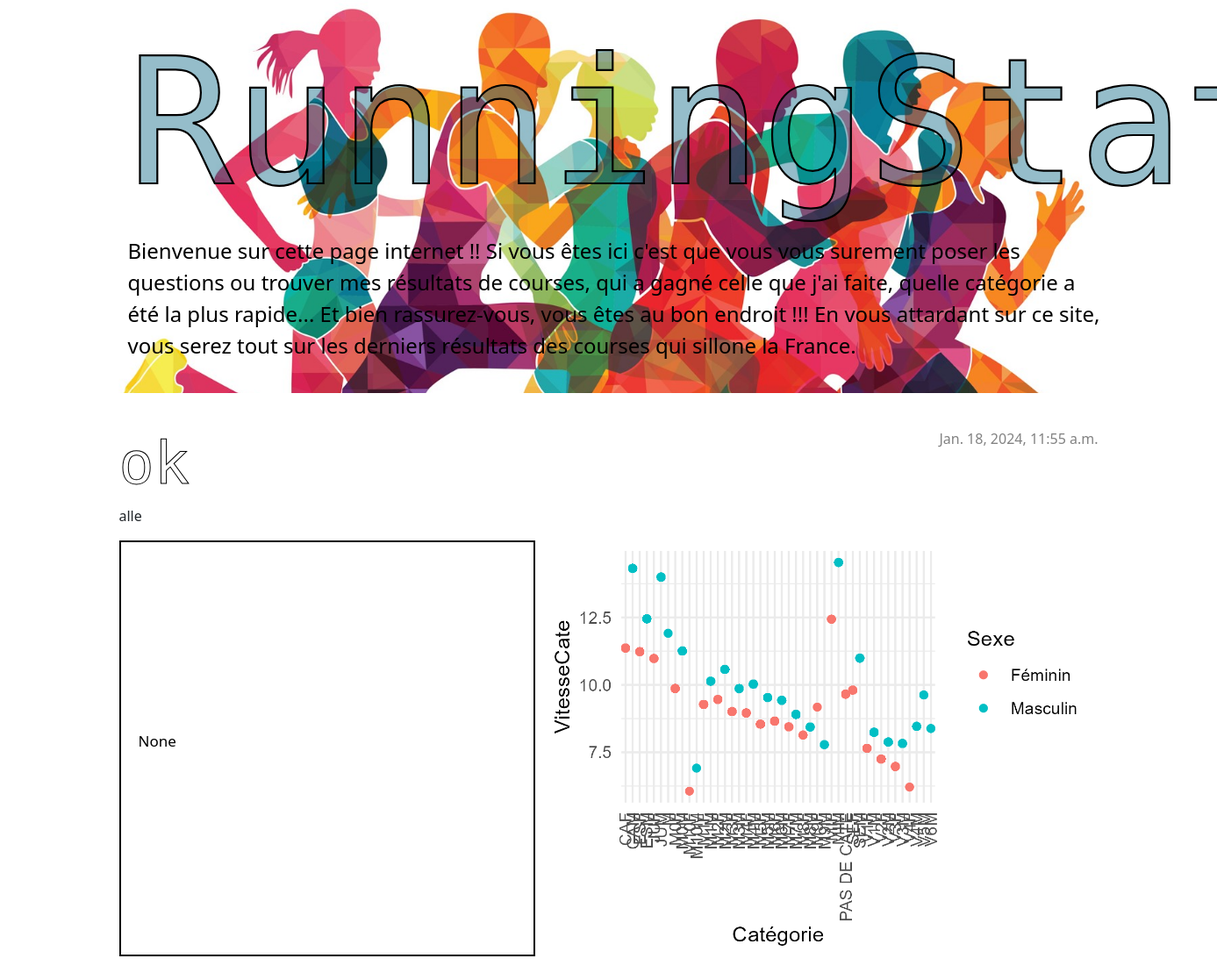
The app's page /post/4/, older data.
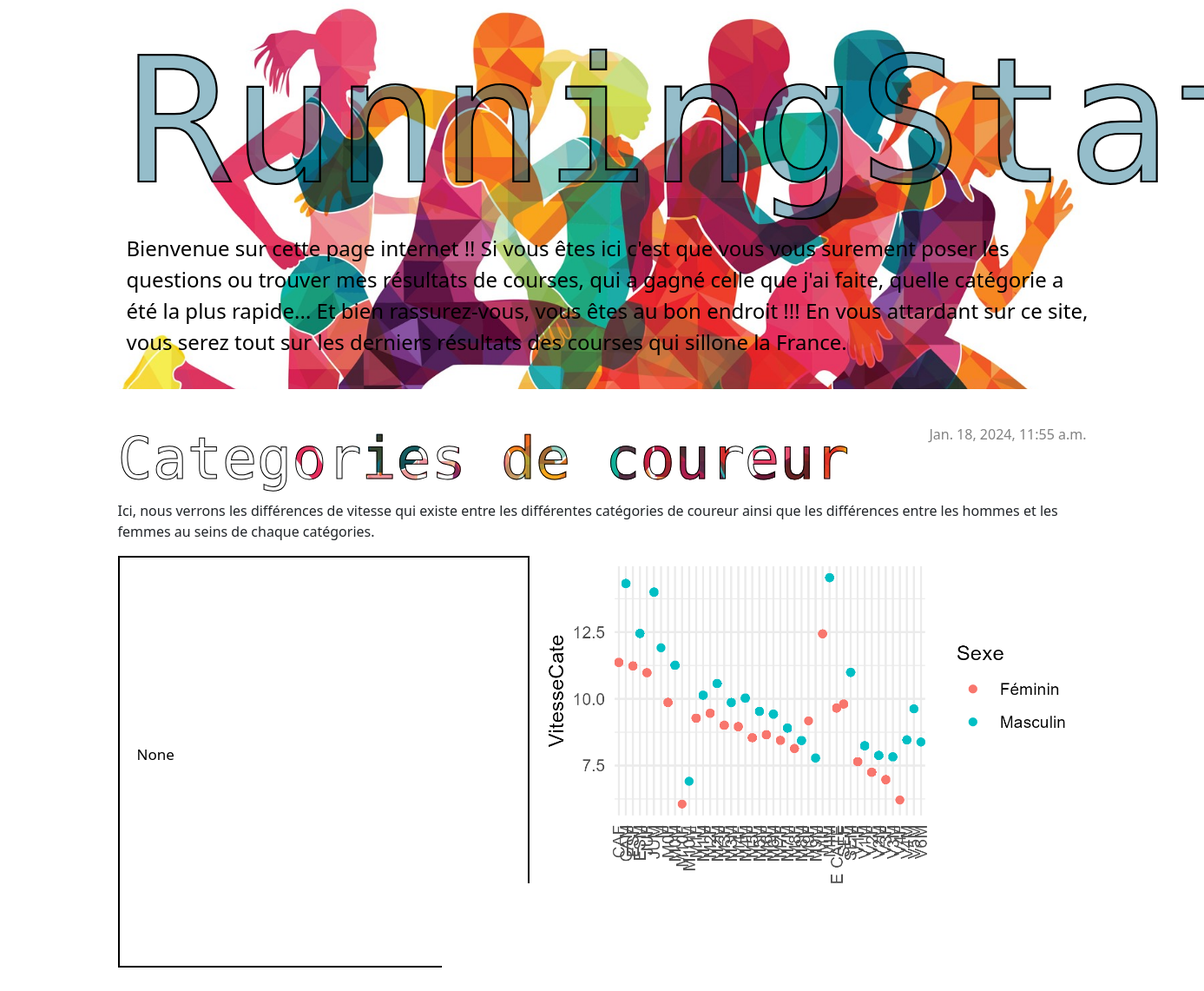
The same page, newer data.
### blog/models.py (models this page shows, shortened)
class Post(models.Model):
    author = models.ForeignKey(settings.AUTH_USER_MODEL, on_delete=models.CASCADE)
    title = models.CharField(max_length=200)
    text = models.TextField()
    created_date = models.DateTimeField(default=timezone.now)
    published_date = models.DateTimeField(blank=True, null=True)
    image = models.ImageField(upload_to='post_images/', blank=True, null=True)
    description = models.TextField(blank=True, null=True)

### blog/views.py (the view)
# urls.py: path('post/<int:pk>/', views.post_detail, name='post_detail'),
def post_detail(request, pk):
    post = get_object_or_404(Post, pk=pk)
    return render(request, 'blog/post_detail.html', {'post': post})

### blog/templates/blog/post_detail.html
{% extends 'blog/base.html' %}
{% block content %}
    <article class="post">
        {% if post.published_date %}
            <time class="date">
                {{ post.published_date }}
            </time>
        {% endif %}
        <h2>{{ post.title }}</h2>
        <p>{{ post.text|linebreaksbr }}</p>
        <div class="post-content">
            <div class="title-banner">
                <p class="vertical-text">{{ post.description }}</p>
            </div>
            <div class="image-container">
                {% if post.image %}
                    <img src="{{ post.image.url }}" alt="Image du post" width="800" height="450">
                {% endif %}
            </div>
        </div>
    </article>
{% endblock %}

Row changes from the older to the newer data that the page shows:
changed Post "None": text "alle" → "Ici, nous verrons les différences de vitesse qui existe entre les différentes catégories de coureur ainsi que les différences entre les hommes et les femmes au seins de chaque catégories."
